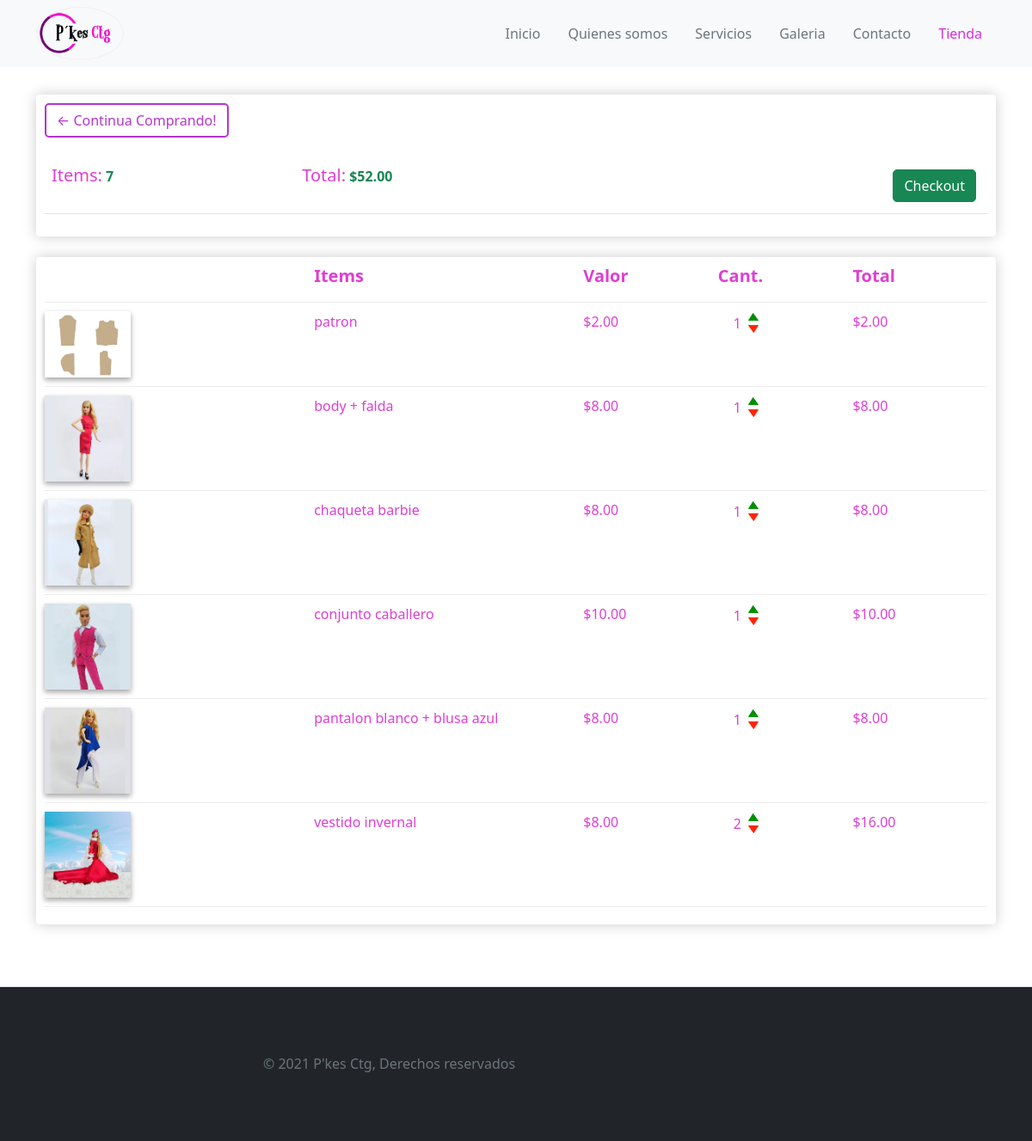
The app's page /cart/ (signed in) with its own data.
### store/models.py (models this page shows, shortened)
class Order(models.Model):
    customer = models.ForeignKey(Customer, on_delete=models.SET_NULL, null=True, blank=True)
    date_ordered = models.DateTimeField(auto_now_add=True)
    complete = models.BooleanField(default=False)
    transaction_id = models.CharField(max_length=100, null=True)
    @property
    def get_cart_total(self):
        orderitems = self.orderitem_set.all()
        total = sum([item.get_total for item in orderitems])
        return total
    @property
    def get_cart_items(self):
        orderitems = self.orderitem_set.all()
        total = sum([item.quantity for item in orderitems])
        return total

class OrderItem(models.Model):
    product = models.ForeignKey(Product, on_delete=models.SET_NULL, null=True)
    order = models.ForeignKey(Order, on_delete=models.SET_NULL, null=True)
    quantity = models.IntegerField(default=0, null=True, blank=True)
    date_added = models.DateTimeField(auto_now_add=True)
    @property
    def get_total(self):
        total = self.product.price * self.quantity
        return total

class Product(models.Model):
    name = models.CharField(max_length=200)
    price = models.DecimalField(max_digits=7, decimal_places=2)
    digital = models.BooleanField(default=False,null=True, blank=True)
    description = models.CharField(max_length=300, null=True, blank=True)
    image = models.ImageField(null=True, blank=True)
    @property
    def imageURL(self):
        try:
            url = self.image.url
        except:
            url = ''
        return url

### store/views.py (the view)
# urls.py: path('cart/', views.cart, name="cart"),
def cart(request):
    data = cartData(request)
    cartItems = data['cartItems']
    order = data['order']
    items = data['items']
    context = {'items': items, 'order': order, 'cartItems': cartItems}
    return render(request, 'store/cart.html', context)

### store/utils.py (called while the page is built)
def cartData(request):
    if request.user.is_authenticated:
        customer = request.user.customer
        order, created = Order.objects.get_or_create(customer=customer, complete=False)
        items = order.orderitem_set.all()
        cartItems = order.get_cart_items
    else:
        cookieData = cookieCart(request)
        cartItems = cookieData['cartItems']
        order = cookieData['order']
        items = cookieData['items']
    return {'cartItems': cartItems, 'order': order, 'items': items}

### store/templates/store/cart.html (shortened to what this page needs)
{% extends 'layout.html' %}
{% load static %}
{% block css %}
<link rel="stylesheet" type="text/css" href="{% static 'css/store.css' %}">
{% endblock %}
{% block content %}
	<div class="row">
		<div class="col-lg-12">
			<div class="box-element">
				<a  class="btn add-btn update-cart btn-card"  href="{% url 'store' %}" style="border-radius: 5px;">&#x2190; Continua Comprando!</a>
				<br>
				<br>
				<table class="table">
					<tr>
						<th><h5 style="display:inline;">Items:</h5> <p  class="text-success" style="display:inline;"><strong>{{order.get_cart_items}}</strong></p></th>
						<th><h5 style="display:inline;">Total:</h5> <p  class="text-success" style="display:inline;"><strong>${{order.get_cart_total}}</strong></p></th>
						<th>
							<a  style="float:right; margin:5px;border-radius: 5px;" class="btn btn-success text" href="{% url 'checkout' %}">Checkout</a>
						</th>
					</tr>
				</table>
			</div>
			<br>
			<div class="box-element">
				<div class="cart-row">
					<div style="flex:2"></div>
					<div style="flex:2"><h5><strong>Items</strong></h5></div>
					<div style="flex:1"><h5><strong>Valor</strong></h5></div>
					<div style="flex:1"><h5><strong>Cant.</strong></h5></div>
					<div style="flex:1"><h5><strong>Total</strong></h5></div>
				</div>
                {% for item in items %}
				<div class="cart-row">
					<div style="flex:2"><img class="row-image" src="{{item.product.imageURL}}"
						style="box-shadow: rgba(19, 19, 19, 0.16) 0px 3px 6px, rgba(7, 7, 7, 0.23) 0px 3px 6px;"></div>
					<div style="flex:2"><p>{{item.product.name}}</p></div>
					<div style="flex:1"><p>${{item.product.price|floatformat:2}}</p></div>
					<div style="flex:1">
						<div class="row mx-1">
							<div class="col-2 me-1">
								<p class="quantity pb-1" style="vertical-align:top;">{{item.quantity}}</p>
							</div>
							<div class="quantity col-2" >
								<img data-product={{item.product.id}} data-action="add" class="chg-quantity update-cart" src="{% static  'images/arrow-up.png' %}" style="filter: contrast(40%) sepia(1) hue-rotate(50deg) saturate(1000%);">
								<img data-product={{item.product.id}} data-action="remove" class="chg-quantity update-cart"  src="{% static  'images/arrow-down.png' %}" style="filter: contrast(40%) sepia(1) hue-rotate(-40deg) saturate(1000%); margin-top: 5px;">
							</div>
						</div>
					</div>
					<div style="flex:1"><p>${{item.get_total}}</p></div>
				</div>
                {% endfor %}
			</div>
		</div>
	</div>
{% endblock content %}

### store/static/css/store.css (style rules this page uses)
:root { --color-blue-medium: #d68fe4; --color-purple: #d72ce7; --color-gray: #ccc; --color-gray-medium: #f8f9fa; --color-yellow: #fac32c; }
p, h2, h5 { color: #df3ed4; }
.btn-card, .btn-imput { transition: all .15s ease; color: #b634d0; border:#b634d0 solid 2px; border-radius: 5px; }
.box-element { box-shadow:hsl(0, 0%, 80%) 0 0 16px; background-color: #fff; border-radius: 4px; padding: 10px; }
.col-lg-4, .col-lg-6, .col-lg-8, .col-lg-12 { margin-top: 10px; }
.btn { border-radius: 0; }
.row-image { width: 100px; }
.cart-row { display: flex; align-items: flex-stretch; padding-bottom: 10px; margin-bottom: 10px; border-bottom: 1px solid #ececec; }
.quantity { display: inline-block; padding:2px; }
.chg-quantity { width: 12px; cursor: pointer; display: block; transition:.1s; }

### records on screen
Order: get_cart_items "7", get_cart_total "52.00"
OrderItem: product.imageURL (picture), product.name "patron", product.price "2.00", quantity "1", get_total "2.00"
OrderItem: product.imageURL (picture), product.name "body + falda", product.price "8.00", quantity "1", get_total "8.00"
OrderItem: product.imageURL (picture), product.name "chaqueta barbie", product.price "8.00", quantity "1", get_total "8.00"
OrderItem: product.imageURL (picture), product.name "conjunto caballero", product.price "10.00", quantity "1", get_total "10.00"
OrderItem: product.imageURL (picture), product.name "pantalon blanco + blusa azul", product.price "8.00", quantity "1", get_total "8.00"
OrderItem: product.imageURL (picture), product.name "vestido invernal", product.price "8.00", quantity "2", get_total "16.00"
